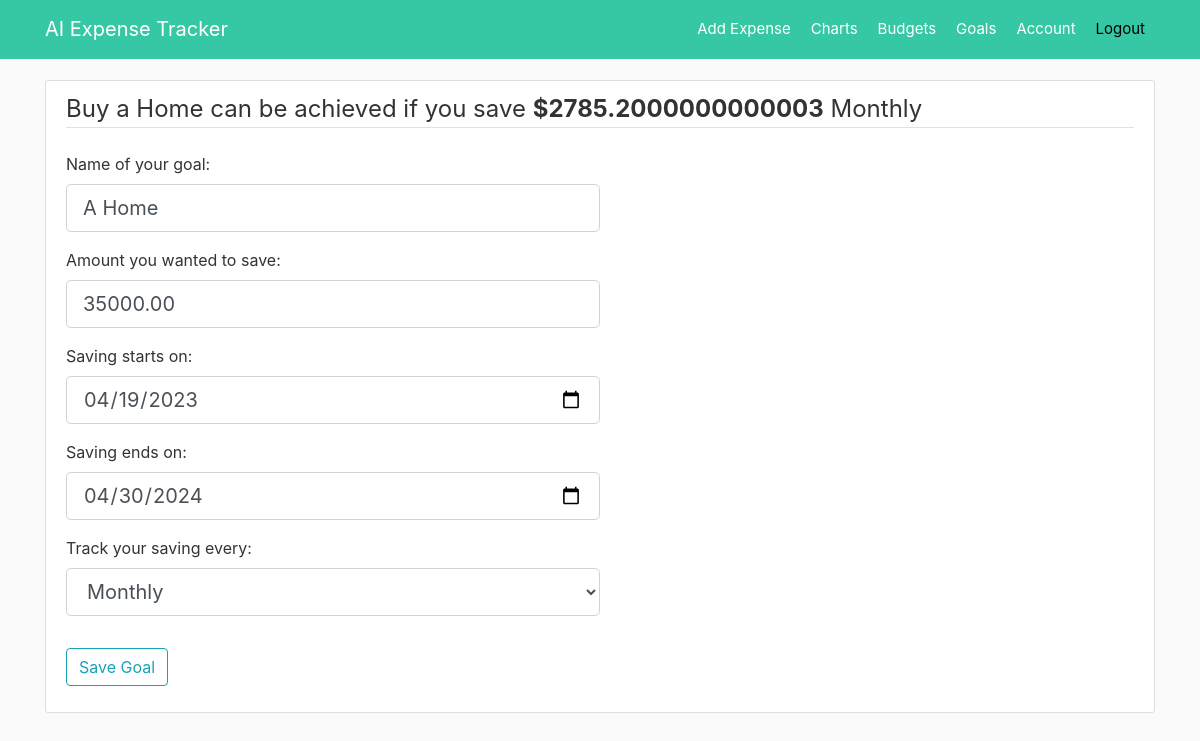
Page /goal/8/update (signed in) on the committed database.
### app/models.py (models this page shows, shortened)
class Goal(db.Model):
    id = db.Column(db.Integer, primary_key=True)
    title = db.Column(db.String(100), nullable=False)
    purpose = db.Column(db.String(100), nullable=False)
    amount = db.Column(db.Numeric(precision=8, asdecimal=False,
                                  scale=2), nullable=False)
    date_start = db.Column(db.DateTime, nullable=False,
                           default=datetime.utcnow)
    date_end = db.Column(db.DateTime, nullable=False)
    period = db.Column(db.String(20), nullable=False)
    amount_saving = db.Column(db.Numeric(precision=8, asdecimal=False,
                                         scale=2), nullable=False, default=0.0)
    user_id = db.Column(db.Integer, db.ForeignKey('user.id'), nullable=False)
    date_posted = db.Column(db.DateTime, nullable=False)

### app/goals/routes.py (the view)
@goals.route("/goal/<int:goal_id>/update", methods=['GET', 'POST'])
@login_required
def goal_update(goal_id):
    goal = Goal.query.filter(Goal.id == goal_id).first()
    print(goal.id)
    form = GoalUpdateForm()
    if form.validate_on_submit():
        dur = duration(form.date_start.data, form.date_end.data)
        if dur >= 30:
            goal.title = form.title.data
            goal.amount = form.amount.data
            goal.date_start = form.date_start.data
            goal.date_end = form.date_end.data
            goal.period = form.period.data
            db.session.commit()
            flash('Your goal has been saved!', 'success')
            return redirect(url_for('goals.list_goal'))
        else:
            flash(
                'Please select the number of saving dates greater than 30 days!', 'danger')
    elif request.method == 'GET':
        form.title.data = goal.title
        form.amount.data = goal.amount
        form.date_start.data = goal.date_start
        form.date_end.data = goal.date_end
        form.period.data = goal.period
    durr = duration(goal.date_start, goal.date_end)
    saving_regular = calSavingPeriod(durr, goal.amount, goal.period)
    return render_template('goal_update.html', title=goal.purpose,
                           form=form, legend=goal.purpose, saving_regular=saving_regular, period=goal.period)

### app/goals/forms.py
class GoalUpdateForm(FlaskForm):
    title = StringField('Name of your goal:', validators=[DataRequired()])
    amount = DecimalField('Amount you wanted to save:', places=2,
                          validators=[DataRequired()])
    date_start = DateField('Saving starts on:',
                           validators=[DataRequired()])
    date_end = DateField('Saving ends on:',
                         validators=[DataRequired()])
    period = SelectField('Track your saving every:', choices=["Daily", "Weekly", "Bi-Weekly", "Monthly"],
                         validators=[DataRequired()])
    submit = SubmitField('Save Goal')

### app/goals/utils.py (called while the page is built)
def calSavingPeriod(duration, amount, period):
    money = round(amount / duration, 2)
    if period == "Daily":
        return money
    elif period == "Weekly":
        days = 7
        return money * days
    elif period == "Bi-Weekly":
        days = 14
        return money * days
    else:
        days = 30
        return money * days

def duration(date_start, date_end):
    return (date_end - date_start).days

### app/models.py (called while the page is built)
@login_manager.user_loader
def load_user(user_id):
    return User.query.get(int(user_id))

### app/templates/goal_update.html (shortened to what this page needs)
{% extends "layout.html" %}
{% block content %}
<div class="content-section">
    <form method="POST" action="">
        <fieldset class="form-group">
            <legend class="border-bottom mb-4">{{ legend }} can be achieved if you save <b>${{ saving_regular }}</b> {{ period }}</legend>
            <div class="form-group">
                {{ form.title.label(class="form-control-label") }}
                {% if form.title.errors %}
                    <div class="invalid-feedback">
                        {% for error in form.title.errors %}
                            <span style="color:red">{{ error }}</span>
                        {% endfor %}
                    </div>
                {% else %}
                    {{ form.title(class="form-control form-control-lg col-6") }}
                {% endif %}
            </div>
            <div class="form-group">
                {{ form.amount.label }}
                {% if form.amount.errors %}
                    {{ form.amount(class="form-control form-control-lg col-6 is-invalid") }}
                    <div class="invalid-feedback">
                        {% for error in form.amount.errors %}
                            <span style="color:red">{{ error }}</span>
                        {% endfor %}
                    </div>
                {% else %}
                    {{ form.amount(class="form-control form-control-lg col-6", placeholder="$") }}
                {% endif %}
            </div>
            <div class="form-group">
                {{ form.date_start.label }}
                {% if form.date_start.errors %}
                    {{ form.date_start(class="datepicker form-control form-control-lg col-6 is-invalid") }}
                    <div class="invalid-feedback">
                        {% for error in form.date_start.errors %}
                            <span style="color:red">{{ error }}</span>
                        {% endfor %}
                    </div>
                {% else %}
                    {{ form.date_start(class="datepicker form-control form-control-lg col-6") }}
                {% endif %}
            </div>
            <div class="form-group">
                {{ form.date_end.label }}
                {% if form.date_end.errors %}
                    {{ form.date_end(class="datepicker form-control form-control-lg col-6 is-invalid") }}
                    <div class="invalid-feedback">
                        {% for error in form.date_end.errors %}
                            <span style="color:red">{{ error }}</span>
                        {% endfor %}
                    </div>
                {% else %}
                    {{ form.date_end(class="datepicker form-control form-control-lg col-6") }}
                {% endif %}
            </div>
            <div class="form-group">
                {{ form.period.label(class="form-control-label") }}
                {% if form.period.errors %}
                    <div class="invalid-feedback">
                        {% for error in form.period.errors %}
                            <span style="color:red">{{ error }}</span>
                        {% endfor %}
                    </div>
                {% else %}
                    {{ form.period(class="form-control form-control-lg col-6") }}
                {% endif %}
            </div>
        </fieldset>
        <div class="form-group">
            {{ form.submit(class="btn btn-outline-info") }}
        </div>
    </form>
</div>
{% endblock content %}

### app/static/main.css (style rules this page uses)
body { background: #fafafa; color: #333333; margin-top: 5rem; }
*, *:before, *:after { box-sizing: border-box; }
.content-section { background: #ffffff; padding: 10px 20px; border: 1px solid #dddddd; border-radius: 3px; margin-top: 35px; margin-bottom: 20px; }

### rows in the picture
Goal: purpose "Buy a Home", period "Monthly", title "A Home", amount "35000.00", date_start "04/19/2023", date_end "04/30/2024"

### other values in the picture
{{ saving_regular }} "2785.2000000000003"
